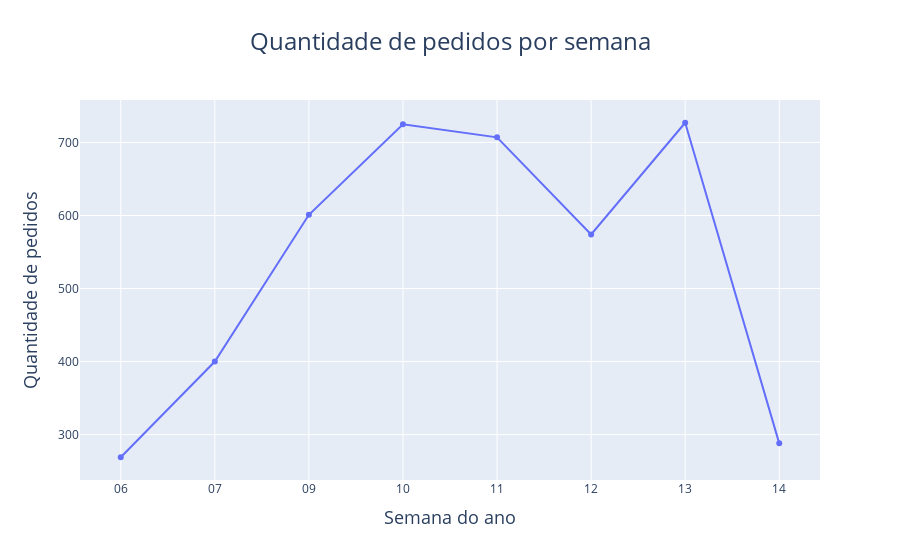

Notebook source saved alongside this figure:
### Code cell
# Desenhar gráfico de linha
fig = px.line(df, x="Week_Ordered", y="ID", title="Quantidade de pedidos por semana", labels={"Week_Ordered": "Semana do ano", "ID": "Quantidade de pedidos"}, markers=True)
fig.update_layout(title={"x": 0.5, "xanchor": "center", "font": {"size": 24}},
    xaxis={"title_font": {"size": 18}, "showgrid": True},
    yaxis={"title_font": {"size": 18}, "showgrid": True})
fig.show()

### Figure 1 — Plotly figure (JSON) as saved in the notebook; plotly's stock layout.template omitted (floating-point values rounded to 4 significant figures)
{"data": [{"hovertemplate": "Semana do ano=%{x}<br>Quantidade de pedidos=%{y}<extra></extra>", "legendgroup": "", "line": {"color": "#636efa", "dash": "solid"}, "marker": {"symbol": "circle"}, "mode": "lines+markers", "name": "", "orientation": "v", "showlegend": false, "type": "scatter", "x": ["06", "07", "09", "10", "11", "12", "13", "14"], "xaxis": "x", "y": [269, 400, 601, 725, 707, 574, 727, 288], "yaxis": "y"}], "layout": {"legend": {"tracegroupgap": 0}, "title": {"font": {"size": 24}, "text": "Quantidade de pedidos por semana", "x": 0.5, "xanchor": "center"}, "xaxis": {"anchor": "y", "domain": [0, 1], "showgrid": true, "title": {"font": {"size": 18}, "text": "Semana do ano"}}, "yaxis": {"anchor": "x", "domain": [0, 1], "showgrid": true, "title": {"font": {"size": 18}, "text": "Quantidade de pedidos"}}}}
